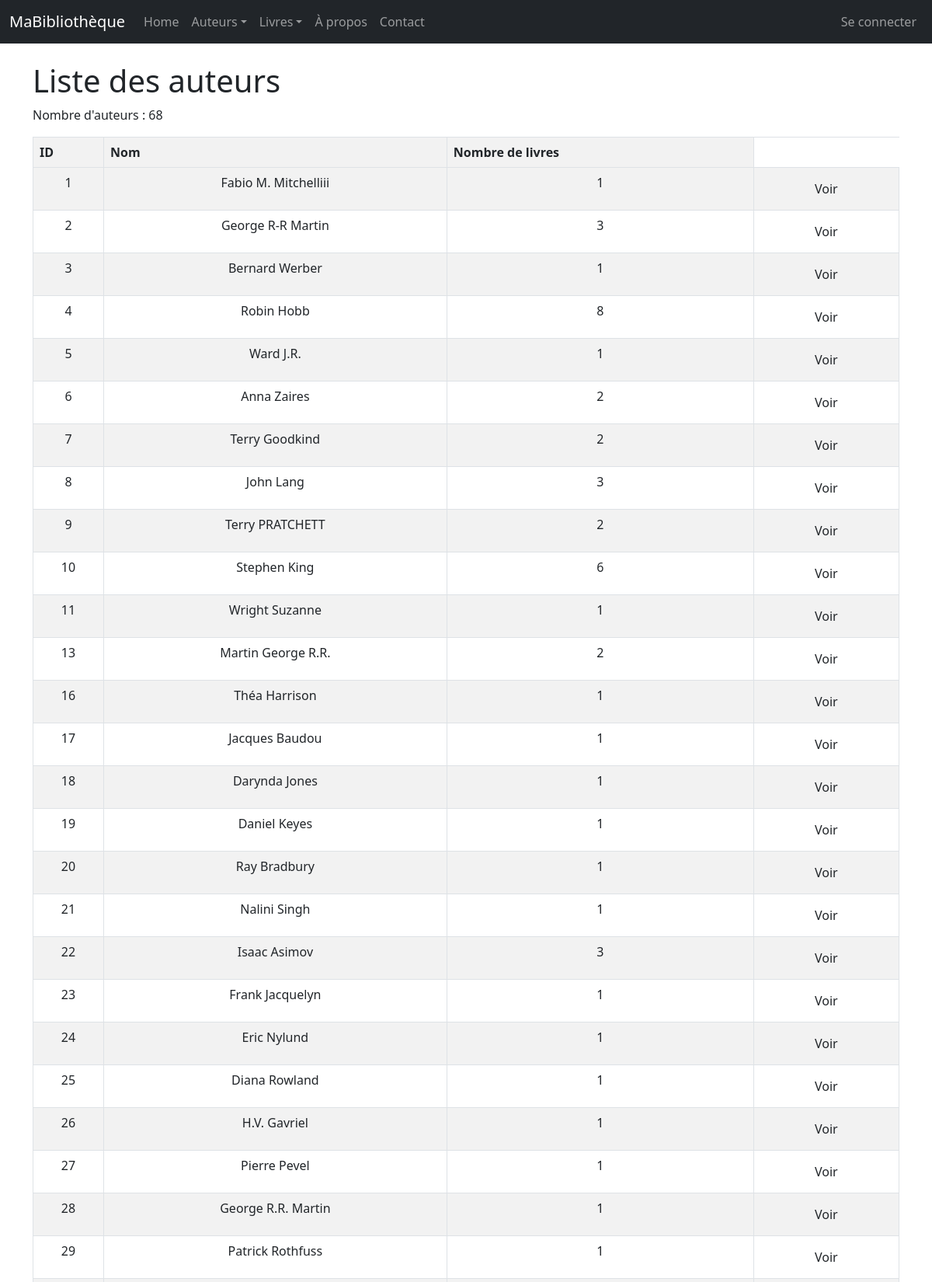
The page /auteurs/ (upper part) on the database its author committed.
### monApp/models.py (models this page shows, shortened)
class Auteur(db.Model):
    idA = db.Column( db.Integer, primary_key=True )
    Nom = db.Column( db.String(100) )

### monApp/views.py (the view)
@app.route('/auteurs/')
def getAuteurs():
    lesAuteurs = Auteur.query.all()
    return render_template('auteurs_list.html', title = "R3.01 Dev Web avec Flask", auteurs = lesAuteurs)

### monApp/templates/auteurs_list.html (shortened to what this page needs)
{% extends "base.html" %}
{% block main %}
    <h1>Liste des auteurs</h1>
    <p>Nombre d'auteurs : {{auteurs|length}}</p>
    <table class="table table-striped table-bordered table-hover">
        <thread>
            <tr>
                <th>ID</th>
                <th>Nom</th>
                <th>Nombre de livres</th>
            </tr>
        </thread>
        <tbody>
        {% for unAuteur in auteurs %}
            <tr>
                <td>{{unAuteur.idA}}</td>
                <td>{{unAuteur.Nom}}</td>
                <td>{{unAuteur.livres.count()}}</td>
                <td><div class="task-controls">
                    <a href="{{ url_for('viewAuteur', idA=unAuteur.idA) }}" class="btn btn-nfo">
                    Voir </a>
            </tr>
        {% endfor %}
        </tbody>
    </table>
{%endblock%}

### monApp/static/css/style.css (style rules this page uses)
h1 { color: red; }
td,th { padding: 0.5 em; text-align: center; border-collapse: initial; border: thin solid black; }
body { font-family: sans-serif; }

### rows shown on the page
Auteur: idA "1", Nom "Fabio M. Mitchelliii", livres.count "1"
Auteur: idA "2", Nom "George R-R Martin", livres.count "3"
Auteur: idA "3", Nom "Bernard Werber", livres.count "1"
Auteur: idA "4", Nom "Robin Hobb", livres.count "8"
Auteur: idA "5", Nom "Ward J.R.", livres.count "1"
Auteur: idA "6", Nom "Anna Zaires", livres.count "2"
Auteur: idA "7", Nom "Terry Goodkind", livres.count "2"
Auteur: idA "8", Nom "John Lang", livres.count "3"
Auteur: idA "9", Nom "Terry PRATCHETT", livres.count "2"
Auteur: idA "10", Nom "Stephen King", livres.count "6"
Auteur: idA "11", Nom "Wright Suzanne", livres.count "1"
Auteur: idA "13", Nom "Martin George R.R.", livres.count "2"
Auteur: idA "16", Nom "Théa Harrison", livres.count "1"
Auteur: idA "17", Nom "Jacques Baudou", livres.count "1"
Auteur: idA "18", Nom "Darynda Jones", livres.count "1"
Auteur: idA "19", Nom "Daniel Keyes", livres.count "1"
Auteur: idA "20", Nom "Ray Bradbury", livres.count "1"
Auteur: idA "21", Nom "Nalini Singh", livres.count "1"
Auteur: idA "22", Nom "Isaac Asimov", livres.count "3"
Auteur: idA "23", Nom "Frank Jacquelyn", livres.count "1"
Auteur: idA "24", Nom "Eric Nylund", livres.count "1"
Auteur: idA "25", Nom "Diana Rowland", livres.count "1"
Auteur: idA "26", Nom "H.V. Gavriel", livres.count "1"
Auteur: idA "27", Nom "Pierre Pevel", livres.count "1"
Auteur: idA "28", Nom "George R.R. Martin", livres.count "1"
Auteur: idA "29", Nom "Patrick Rothfuss", livres.count "1"

### other values the page prints
{{ auteurs|length }} "68"
